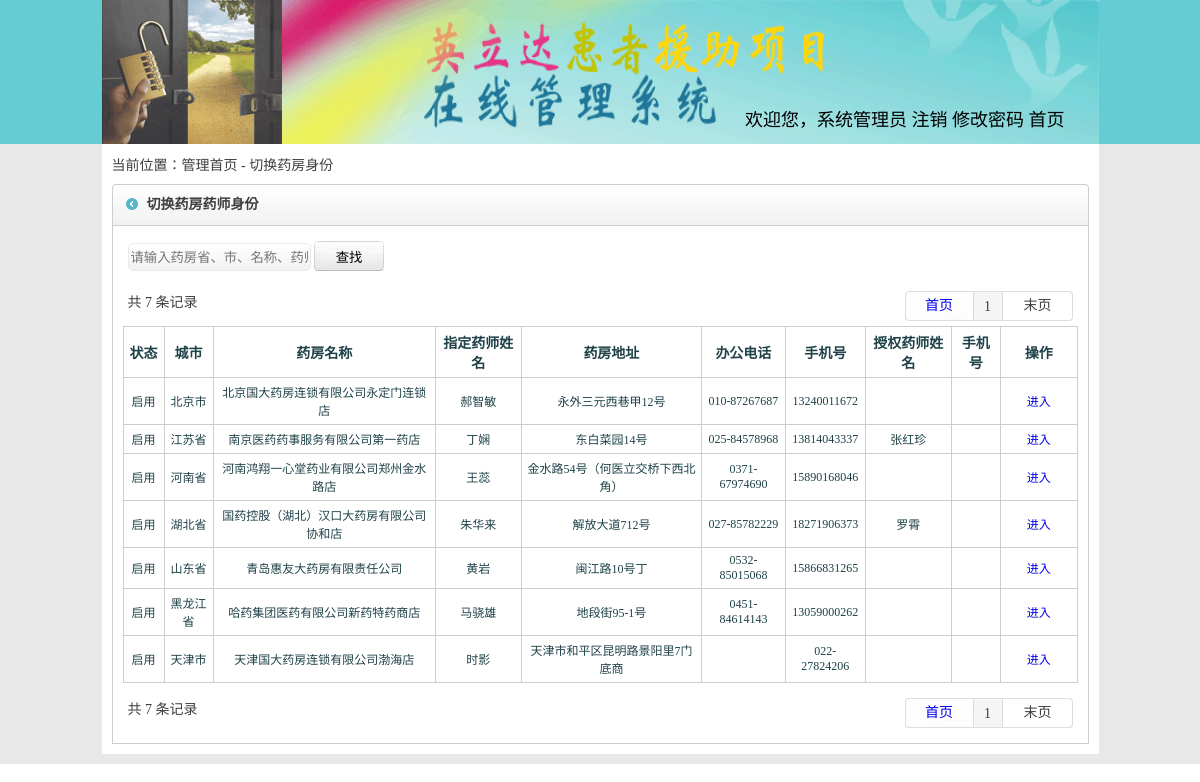
Page /qhyfshf.php (signed in) on the committed database.
### tables this page shows
CREATE TABLE `yf` (
  `id` int(100) NOT NULL,
  `yfmch` varchar(100) NOT NULL,
  `yfdzh` varchar(100) NOT NULL,
  `yfdh` varchar(100) NOT NULL,
  `yfshj` varchar(100) NOT NULL,
  `yfchzh` varchar(100) NOT NULL,
  `yfemail` varchar(100) NOT NULL,
  `shfzt` varchar(100) NOT NULL,
  `bzh` varchar(100) DEFAULT NULL,
  `yfkcrl` varchar(100) NOT NULL,
  `yfsheng` varchar(100) NOT NULL,
  `yfzhdysh` varchar(100) NOT NULL,
  `yfshengjx` varchar(100) NOT NULL,
  `yfyshname` varchar(100) NOT NULL,
  `yfshi` varchar(100) NOT NULL,
  `yfshijx` varchar(100) NOT NULL,
  `yfqu` varchar(100) NOT NULL,
  `yfqujx` varchar(100) NOT NULL,
  `yfzhdyshyzh` varchar(100) NOT NULL,
  `yfshqysh` varchar(100) NOT NULL,
  `yfshqyshyzh` varchar(100) NOT NULL,
  `yfzhdyshxb` varchar(100) NOT NULL,
  `yfshqyshdh` varchar(100) NOT NULL,
  `pxb` varchar(100) DEFAULT NULL,
  `pxrq` varchar(100) DEFAULT NULL,
  `newtime` varchar(100) NOT NULL DEFAULT '' COMMENT '新增时间',
  `bgsj` varchar(255) NOT NULL COMMENT '办公时间',
  `swsj` varchar(255) NOT NULL COMMENT '上午时间',
  `xwsj` varchar(255) NOT NULL COMMENT '下午时间',
  `zhdyshnl` varchar(255) DEFAULT '',
  `yfshqyshnl` varchar(255) DEFAULT '',
  `yfshqyshxb` varchar(255) DEFAULT '',
  `yfshqyshshj` varchar(255) DEFAULT '',
  `yfshqyshemail` varchar(255) DEFAULT '',
  `yfshqyshbarq` varchar(255) DEFAULT ''
);

### qhyfshf.php (the view, shortened to what this page needs)
<?php session_start();
$pagesize=10;
$html_title="切换药房身份";
include('spap_head.php');
?>
    <div class="main">
		<div class="insmain">
    <div class="thislink">当前位置：<a href="qhyfshf.php">管理首页</a> - <?php echo $html_title;?></div>
    <div class="inwrap flt top">
				<div class="title w977 flt">
				<strong>切换药房药师身份</strong><span>
				</div>
    <div class="incontact w955 flt">
    <table width="100%" border="0" cellspacing="0" cellpadding="5">
                    <tr>
                      <td>
        <input type="text" id="Guanjianci" name="Guanjianci" value="<?php echo $_GET[guanjianci];?>"
            placeholder="请输入药房省、市、名称、药师姓名、电话号码" class="grd-white" />
        <input type="button" value="查找" onclick="chazhao();" class="uusub2" />
    </td>
    </tr>
    </table>
    <table width="100%" border="0" cellspacing="0" cellpadding="5" class="top">
            <tr>
              <td>
<?php
include('pagefy.php');
?>
        </td>
            </tr>
          </table>
    <table width="100%" border="0" cellpadding="5" cellspacing="1" bgcolor="#cdcdcd">
        <tr style="color:#1f4248; font-weight:bold; height:30px;">
            <td align="center" width="30px;" bgcolor="#FFFFFF">状态</td>
            <td align="center" width="38px;" bgcolor="#FFFFFF">城市</td>
            <td align="center" bgcolor="#FFFFFF">药房名称</td>
            <td align="center" bgcolor="#FFFFFF">指定药师姓名</td>
            <td align="center" bgcolor="#FFFFFF">药房地址</td>
            <td align="center" bgcolor="#FFFFFF">办公电话</td>
            <td align="center" bgcolor="#FFFFFF">手机号</td>
            <td align="center" bgcolor="#FFFFFF">授权药师姓名</td>
            <td align="center" bgcolor="#FFFFFF">手机号</td>
            <td width="8%" align="center" bgcolor="#FFFFFF">操作</td>
        </tr>
<?php
  $sql = "select * from `yf` where '1'='1'";
  $sql .= " group by yfdzh order by id DESC limit $page $pagesize ";
  $Query_ID = mysql_query($sql);
  while($Record = mysql_fetch_array($Query_ID)){
$yfsql = "select count(*),SUM(shfzt) from `yf` where `yfmch`='".$Record[1]."'";
$yfQuery_ID = mysql_query($yfsql);
while($yfRecord = mysql_fetch_array($yfQuery_ID)){$yfyshshl=$yfRecord[0];$yfzt=$yfRecord[1];}
    echo "<tr style=\"color:#1f4248; font-size:12px;\">";
      if($yfzt>'0'){echo "<td align=\"center\" bgcolor=\"#FFFFFF\">启用</td>";}else{echo "<td align=\"center\" bgcolor=\"#FFFFFF\">停用</td>";}
      echo "<td align=\"center\" bgcolor=\"#FFFFFF\">".$Record[10]."</td>";
      echo "<td align=\"center\" bgcolor=\"#FFFFFF\">".$Record[1]."</td>";
      if($Record[7]!=1&&$yfzt>'0'){
          $yfsql = "select `yfzhdysh` from `yf` where `yfmch`='".$Record[1]."' and `shfzt`='1'";
          $yfQuery_ID = mysql_query($yfsql);
          while($yfRecord = mysql_fetch_array($yfQuery_ID)){$yfzhdysh=$yfRecord[0];}
      }else{
          $yfzhdysh=$Record[11];
      }
      echo "<td align=\"center\" bgcolor=\"#FFFFFF\">".$yfzhdysh."</td>";
      echo "<td align=\"center\" bgcolor=\"#FFFFFF\">".$Record[2]."</td>";
        $yshbgdh=str_replace("/", "</br>", $Record[3]);
    echo "<td align=\"center\" bgcolor=\"#FFFFFF\">".$yshbgdh."</td>";
    $yshdh=str_replace("/", "</br>", $Record[4]);
    echo "<td align=\"center\" bgcolor=\"#FFFFFF\">".$yshdh."</td>";
    echo "<td align=\"center\" bgcolor=\"#FFFFFF\">".$Record[19]."</td>";
    echo "<td align=\"center\" bgcolor=\"#FFFFFF\">".$Record[22]."</td>";
      echo "<td align=\"center\" bgcolor=\"#FFFFFF\"><a href=\"qhyfshfjr.php?yfmch=".$Record[1]."\">进入</a></td>";
    echo "</tr>";
  }
?>
    </table>
    <table width="100%" border="0" cellspacing="0" cellpadding="5" class="top">
            <tr>
              <td>
<?php
include('pagefy.php');
          ?>
        </td>
            </tr>
          </table>
        </div>
    </div>
            </div></div>
</body>
</html>

### style/style.css (style rules this page uses)
.wrap .main { width:997px; margin:0 auto; }
.wrap .main .insmain { width:977px; margin:0 auto; color:#3f3f3f; height:auto; float:left; padding:10px; background:#ffffff; margin-bottom:10px; }
.w977 { width:977px; }
.w955 { width:955px; }
.flt { float:left; }
.wrap .main .insmain .thislink a { color:#3f3f3f; }
.wrap .main .insmain .inwrap { width:977px; }
.top { margin-top:10px; }
.wrap .main .insmain .inwrap .title { background:url(../images/main_title_bg.gif) right top no-repeat; height:42px; vertical-align:middle; line-height:42px; }
.wrap .main .insmain .inwrap .title strong { width:auto; float:left; padding-left:35px; background:url(../images/main_title_bg.gif) left top no-repeat; }
.wrap .main .insmain .inwrap .incontact { border-left:1px #cdcdcd solid; border-right:1px #cdcdcd solid; padding:10px; border-bottom:1px #cdcdcd solid; }
.grd-white { background: #ffffff; height:24px; background: -moz-linear-gradient(top, #ffffff 0%, #f1f1f1 100%); background: -webkit-gradient(linear, left top, left bottom, color-stop(0%,#ffffff), color-stop(100%,#f1f1f1)); background: -webkit-linear-gradient(top, #ffffff 0%,#f1f1f1 100%); background: -o-linear-gradient(top, #ffffff 0%,#f1f1f1 100%); background: -ms-linear-gradient(top, #ffffff 0%,#f1f1f1 100%); background: linear-gradient(to bottom, #ffffff 0%,#f1f1f1 100%); filter: progid:DXImageTransform.Microsoft.gradient( startColorstr='#ffffff', endColorstr='#f1f1f1',GradientType=0 ); border: 1px solid #eaeaea; border-radius: 5px; }
.uusub2 { background:url(../images/sub02.jpg) top left no-repeat; width:70px; height:30px; border:0px; }

### style/master.css (style rules this page uses)
body { margin-left: 0px; margin-top: 0px; margin-right: 0px; margin-bottom: 0px; }
a:link { text-decoration: none; }

### rows in the picture
yf: yfsheng "北京市", yfmch "北京国大药房连锁有限公司永定门连锁店", yfzhdysh "郝智敏", yfdzh "永外三元西巷甲12号", yfdh "010-87267687", yfshj "13240011672"
yf: yfsheng "江苏省", yfmch "南京医药药事服务有限公司第一药店", yfzhdysh "丁娴", yfdzh "东白菜园14号", yfdh "025-84578968", yfshj "13814043337", yfshqysh "张红珍"
yf: yfsheng "河南省", yfmch "河南鸿翔一心堂药业有限公司郑州金水路店", yfzhdysh "王蕊", yfdzh "金水路54号（何医立交桥下西北角）", yfdh "0371-67974690", yfshj "15890168046"
yf: yfsheng "湖北省", yfmch "国药控股（湖北）汉口大药房有限公司协和店", yfzhdysh "朱华来", yfdzh "解放大道712号", yfdh "027-85782229", yfshj "18271906373", yfshqysh "罗霄"
yf: yfsheng "山东省", yfmch "青岛惠友大药房有限责任公司", yfzhdysh "黄岩", yfdzh "闽江路10号丁", yfdh "0532-85015068", yfshj "15866831265"
yf: yfsheng "黑龙江省", yfmch "哈药集团医药有限公司新药特药商店", yfzhdysh "马骁雄", yfdzh "地段街95-1号", yfdh "0451-84614143", yfshj "13059000262"
yf: yfsheng "天津市", yfmch "天津国大药房连锁有限公司渤海店", yfzhdysh "时影", yfdzh "天津市和平区昆明路景阳里7门底商", yfshj "022-27824206"

### other values in the picture
$_SESSION[yhname] "系统管理员"
$html_title "切换药房身份"
$num "7 7"
